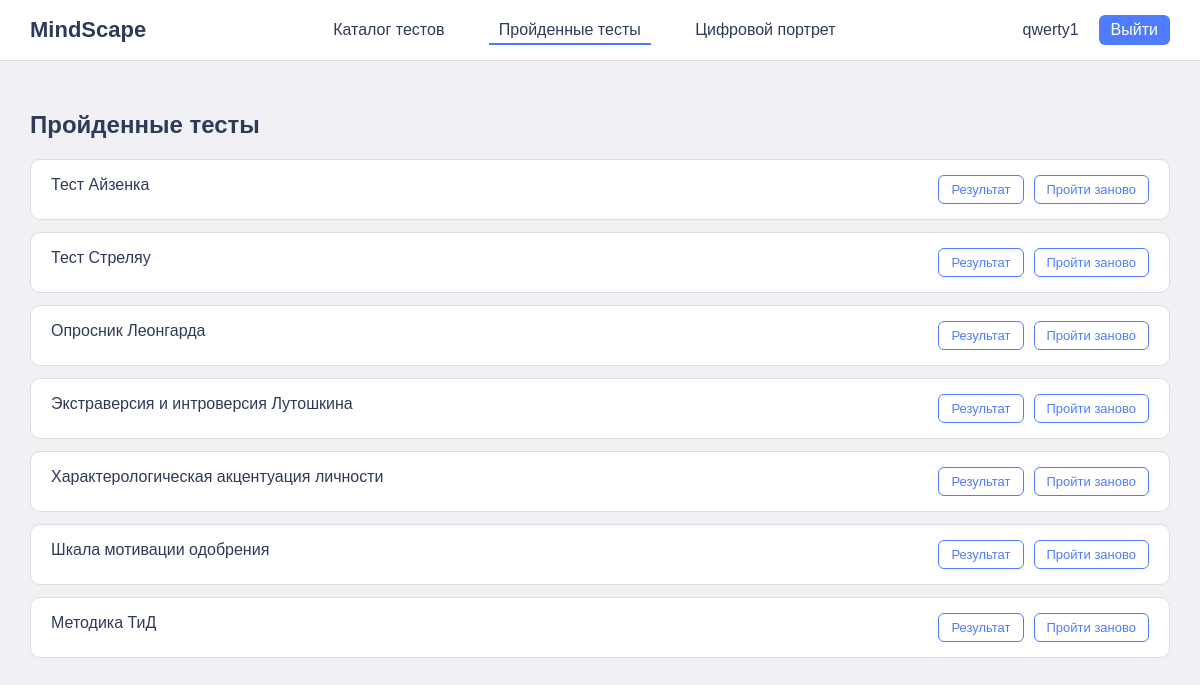
/completed (signed in), run on the app's committed database.
### tables this page shows
CREATE TABLE users(
            id INTEGER PRIMARY KEY AUTOINCREMENT,
            username TEXT UNIQUE,
            password TEXT
        , name  TEXT, role TEXT DEFAULT 'user');

CREATE TABLE "tests" (
	"id"	INTEGER,
	"topic"	TEXT NOT NULL,
	"title"	TEXT NOT NULL,
	"is_active"	INTEGER DEFAULT 1,
	"description"	TEXT, visualization_type TEXT, author_id INTEGER, instruction TEXT,
	PRIMARY KEY("id" AUTOINCREMENT)
);

### app.py (the view)
@app.route('/completed')
def completed_tests_page():
    if 'username' not in session:
        return redirect('/')
    conn = sqlite3.connect('database.db')
    cursor = conn.cursor()
    cursor.execute(
        "SELECT id FROM users WHERE username = ?",
        (session['username'],)
    )
    user = cursor.fetchone()
    if not user:
        conn.close()
        return redirect('/')
    user_id = user[0]
    cursor.execute("""
        SELECT
            t.id,
            t.title,
            MAX(ua.id)
        FROM user_attempts ua
        JOIN tests t
            ON ua.test_id = t.id
        WHERE ua.user_id = ?
        GROUP BY t.id
    """, (user_id,))
    tests = cursor.fetchall()
    conn.close()
    return render_template(
        'completed.html',
        username=session.get('username'),
        tests=tests
    )

### templates/completed.html (shortened to what this page needs)
<!DOCTYPE html>
<html lang="ru">
<head>
    <link rel="stylesheet" href="{{ url_for('static', filename='style/main.css') }}">
    <link rel="stylesheet" href="{{ url_for('static', filename='style/completed.css') }}">
</head>
<body>
<header class="header">
    <div class="logo">MindScape</div>
    <nav class="nav">
        <a href="/">Каталог тестов</a>
        <a href="/completed" class="active">Пройденные тесты</a>
        <a href="/portrait">Цифровой портрет</a>
    </nav>
    <div class="user-panel">
        <span class="username">{{ username }}</span>
        <a href="/logout" class="logout">Выйти</a>
    </div>
</header>
<main>
    <h2>Пройденные тесты</h2>
        <div class="tests">
            {% for test in tests %}
                <div class="test-card-completed">
                    <div class="test-title">{{ test[1] }}</div>
                    <div class="card-buttons">
                        <a href="/test/{{ test[0] }}" class="btn">
                            Результат
                        </a>
                        <a href="/retake/{{ test[0] }}" class="btn">
                            Пройти заново
                        </a>
                    </div>
                </div>
            {% endfor %}
        </div>
</main>
</body>
</html>

### static/style/main.css (style rules this page uses)
body { font-family: Arial, sans-serif; margin: 0; background: #F0F0F5; color: #2F3A59; }
.header { background: white; display: flex; justify-content: space-between; align-items: center; padding: 15px 30px; border-bottom: 1px solid #ddd; }
.logo { font-size: 22px; font-weight: bold; }
.nav a { margin: 0 15px; text-decoration: none; color: #2F3A59; padding: 5px 10px; border-bottom: 2px solid transparent; transition: border-color 0.2s; }
.nav a.active { border-bottom: 2px solid #4F7CFE; }
.user-panel { display: flex; align-items: center; gap: 10px; }
.user-panel button, .logout { background: #4F7CFE; color: white; border: none; padding: 6px 12px; border-radius: 6px; cursor: pointer; text-decoration: none; }
.username { margin-right: 10px; }
main { padding: 30px; }
.tests { display: grid; grid-template-columns: repeat(4, 1fr); gap: 20px; }
.test-title { font-weight: bold; font-size: 16px; margin-bottom: 8px; }

### static/style/completed.css (style rules this page uses)
.header { background: white; display: flex; justify-content: space-between; align-items: center; padding: 15px 30px; border-bottom: 1px solid #ddd; }
.logo { font-size: 22px; font-weight: bold; }
.nav a { margin: 0 15px; text-decoration: none; color: #2F3A59; padding: 5px 10px; border-bottom: 2px solid transparent; transition: border-color 0.2s; }
.nav a.active { border-bottom: 2px solid #4F7CFE; }
.user-panel { display: flex; align-items: center; gap: 10px; }
.user-panel button, .logout { background: #4F7CFE; color: white; border: none; padding: 6px 12px; border-radius: 6px; cursor: pointer; text-decoration: none; }
.username { margin-right: 10px; }
.tests { display: flex; flex-direction: column; gap: 12px; }
.test-card-completed { background: white; border: 1px solid #ddd; border-radius: 10px; padding: 15px 20px; display: flex; justify-content: space-between; align-items: center; }
.test-title { font-size: 16px; font-weight: 500; color: #2F3A59; }
.card-buttons { display: flex; gap: 10px; }
.btn { text-decoration: none; border: 1px solid #4F7CFE; color: #4F7CFE; padding: 6px 12px; border-radius: 6px; font-size: 13px; transition: 0.2s; }

### data on the page
users: username "qwerty1"
tests: title "Тест Айзенка"
tests: title "Тест Стреляу"
tests: title "Опросник Леонгарда"
tests: title "Экстраверсия и интроверсия Лутошкина"
tests: title "Характерологическая акцентуация личности"
tests: title "Шкала мотивации одобрения"
tests: title "Методика ТиД"
